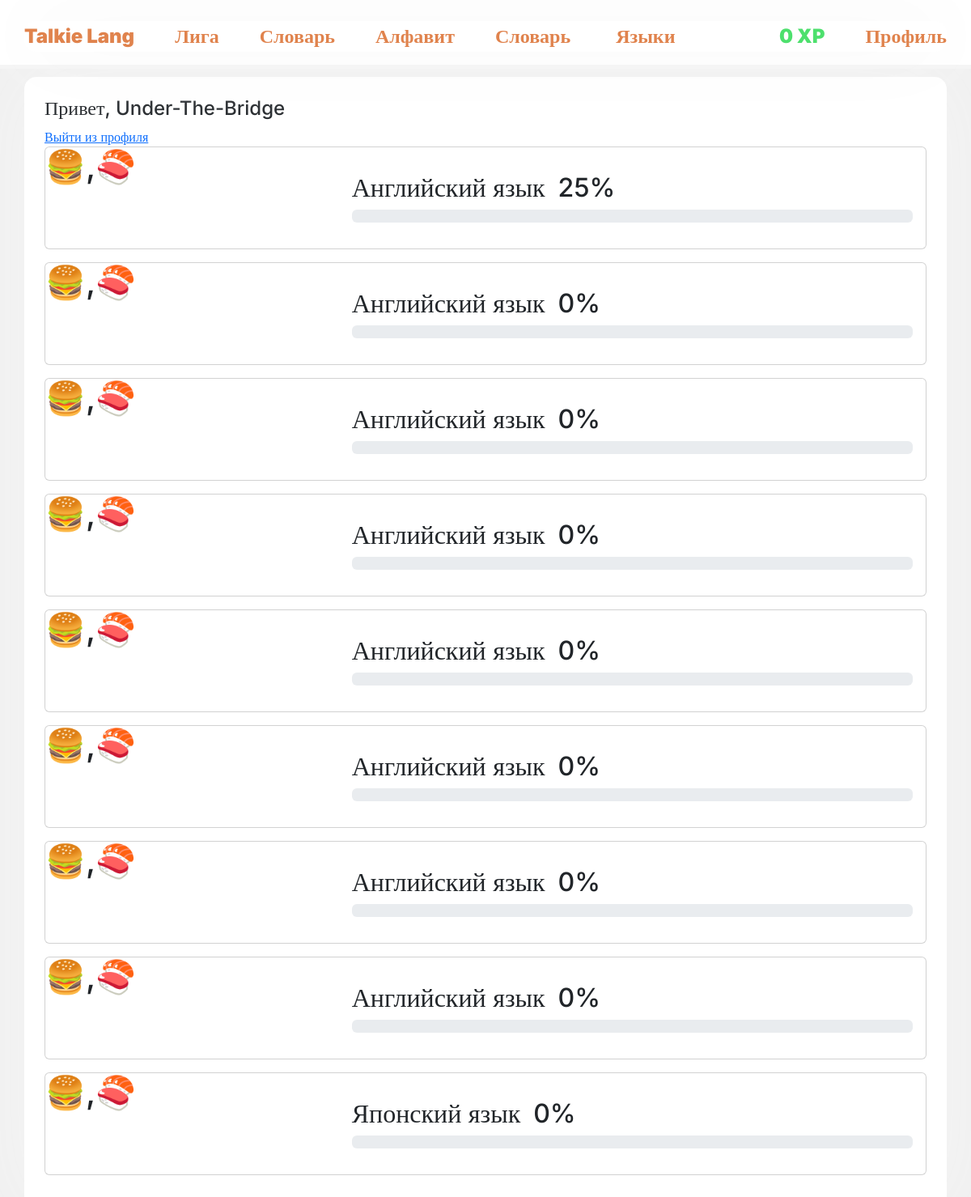
Page /profile/index.php (signed in) on the earlier database version.
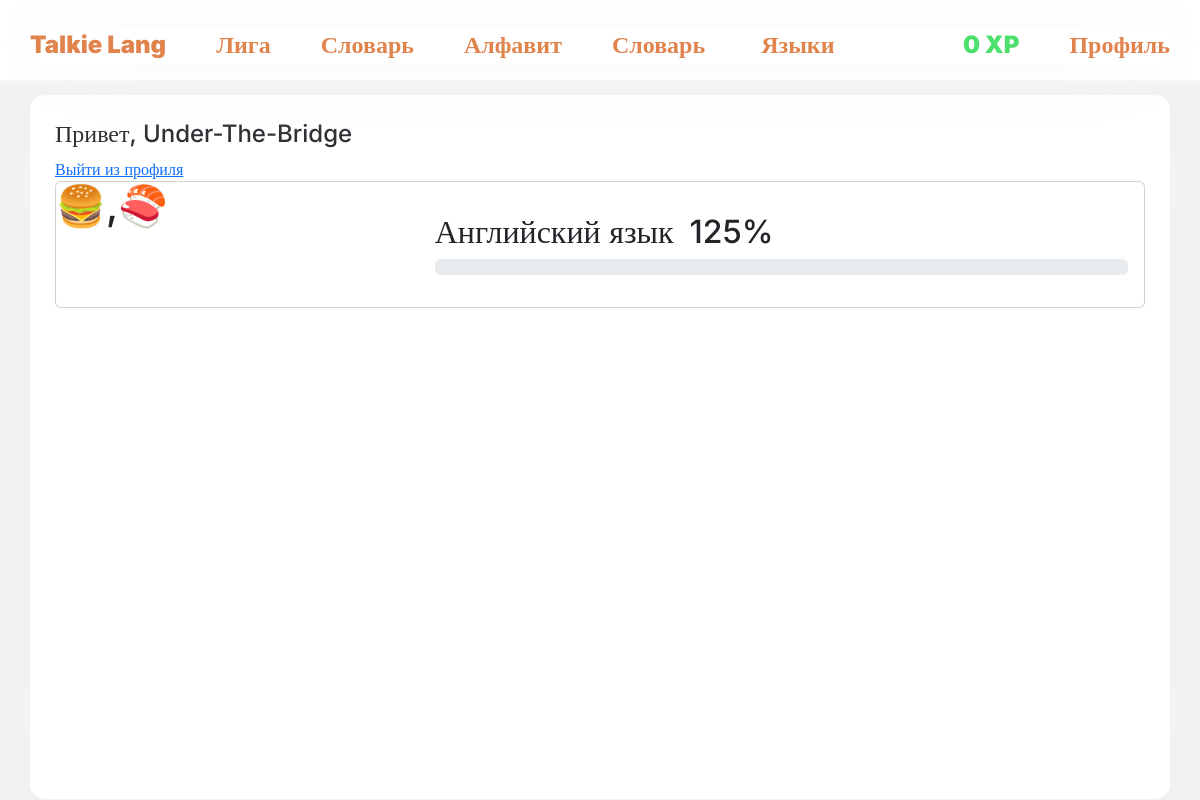
Same page on the later database version.
### tables this page shows
CREATE TABLE `user_lang_progress` (
  `id` int(11) NOT NULL,
  `user_id` int(11) NOT NULL,
  `lang_id` int(11) NOT NULL,
  `progress` int(11) NOT NULL DEFAULT '0'
);

CREATE TABLE `langs` (
  `lang_id` int(11) NOT NULL,
  `lang_name` text NOT NULL
);

### profile/index.php (the view, shortened to what this page needs)
<?php
require "../connection-db.php";
$id = $_SESSION["id"];
$user = mysqli_fetch_assoc(mysqli_query($conn, "select * from users where user_id = $id"));
$progresses = mysqli_fetch_all(mysqli_query($conn,"select * from user_lang_progress join langs on langs.lang_id = user_lang_progress.lang_id where user_id = $id"),MYSQLI_ASSOC);
?>
<!DOCTYPE html>
<html lang="en">
<?php include "../components/head.php"; ?>
<body>
    <?php include "../components/header.php"; ?>
    <main class="container">
        <h4>Привет, <?=$user["user_login"]?></h4>
        <a href="logout.php">Выйти из профиля</a>
        <?php foreach($progresses as $progress):
            $lessons = mysqli_num_rows(mysqli_query($conn,"select * from lesson where lesson_language = ".$progress["lang_id"]));
            ?>
        <div class="card mb-3">
            <div class="row g-0 d-flex justify-content-between align-items-center">
                <div class="col-md-4"  style="height: 125px; max-width:125px">
                    <h1>🍔,🍣</h1>
                </div>
                <div class="col-md-8">
                    <div class="card-body">
                        <div class="d-flex g-1">
                            <h2 class="card-title"><?=$progress["lang_name"]?> язык</h2>
                            <h2 class="card-title ms-3"><?=(int)round(100*$progress['progress']/$lessons)."%"?></h2>
                        </div>
                    <p class="card-text">
                        <div class="progress" role="progressbar" aria-label="Basic example" aria-valuenow="0" aria-valuemin="0" aria-valuemax="100">
                        </div>
                        </p>
                    </div>
                </div>
            </div>
        </div>
        <?php endforeach;?>
    </main>
</body>
</html>

Differences in the rows shown:
removed user_lang_progress: lang.lang_name "Английский", 100*$progress['progress']/$lessons "25"
no longer on this page (row edited): user_lang_progress: lang.lang_name "Английский", 100*$progress['progress']/$lessons "0"
no longer on this page (row edited): user_lang_progress: lang.lang_name "Английский", 100*$progress['progress']/$lessons "0"
no longer on this page (row edited): user_lang_progress: lang.lang_name "Английский", 100*$progress['progress']/$lessons "0"
no longer on this page (row edited): user_lang_progress: lang.lang_name "Английский", 100*$progress['progress']/$lessons "0"
no longer on this page (row edited): user_lang_progress: lang.lang_name "Английский", 100*$progress['progress']/$lessons "0"
no longer on this page (row edited): user_lang_progress: lang.lang_name "Английский", 100*$progress['progress']/$lessons "0"
removed user_lang_progress: lang.lang_name "Японский", 100*$progress['progress']/$lessons "0"
changed user_lang_progress "Английский": 100*$progress['progress']/$lessons "0" → "125"
